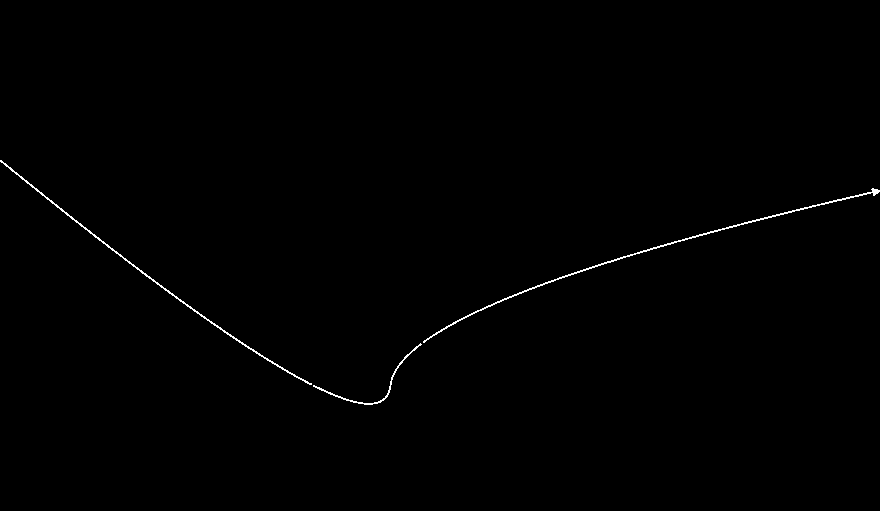
#> input picture exp_others/mask0.png, 880 x 511 px
$ python curve_detection_by_skeletonizing.py
#> lines starting #> are read from the running program, lines starting #| are printed output that depends on the picture; after the words box and inside, x2 and y2 are one past the last pixel; in counts of white or black regions, pixels touching at a corner belong together; long printed decimals are rounded
import cv2
import numpy as np


def extract_contours_and_write_coords_to_file(image: cv2.typing.MatLike, filename):
    # Convert the image to grayscale
#> called with filename = 'mask0_coords.txt'
    bgr = cv2.cvtColor(image, cv2.COLOR_RGB2BGR)
#> bgr is the input picture: shape (511, 880, 3); 0.43% white in thin lines or dots, all inside (x1, y1, x2, y2) = (0, 160, 880, 405)
    gray = cv2.cvtColor(bgr, cv2.COLOR_BGR2GRAY)

    # Ensure the image is binary
    _, binary_image = cv2.threshold(gray, 0, 255, cv2.THRESH_BINARY)

    # Find contours in the skeletonized image
    contours, _ = cv2.findContours(binary_image, cv2.RETR_TREE, cv2.CHAIN_APPROX_NONE)
#> contours = 3 contours; box (x1, y1, x2, y2) and area: (423, 188, 880, 343) 468, (0, 160, 312, 385) 404, (313, 343, 422, 405) 137
    paths = []
    for contour in contours:
        # Select the longest contour assuming it represents the main line
        # longest_contour = max(contours, key=cv2.contourArea)

        # Reshape the contour to a list of (x, y) points
        contour_points = contour.reshape(-1, 2)

        # If the contour is a loop, break the loop to form a line-like structure
        # We assume the endpoints are the points with maximum distance from each other
        distances = np.linalg.norm(contour_points - contour_points[:, None], axis=2)
        start_idx, end_idx = np.unravel_index(distances.argmax(), distances.shape)
        if start_idx > end_idx:
            contour_points = contour_points[start_idx:end_idx:-1]
        else:
            contour_points = contour_points[start_idx : end_idx + 1]

        paths.append(contour_points)
#> this loop made 3 passes
#> (start_idx, end_idx) on passes 1 to 3: (129, 257), (453, 912), (0, 312)
#> pass 1, in extract_contours_and_write_coords_to_file, `distances = np.linalg.norm(contour_points - contour_points[:, None], a..`:
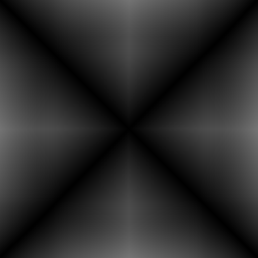
#> distances: shape (258, 258) float64; min 0, max 115.9, mean 41.7
#> pass 2, in extract_contours_and_write_coords_to_file, `distances = np.linalg.norm(contour_points - contour_points[:, None], a..`:
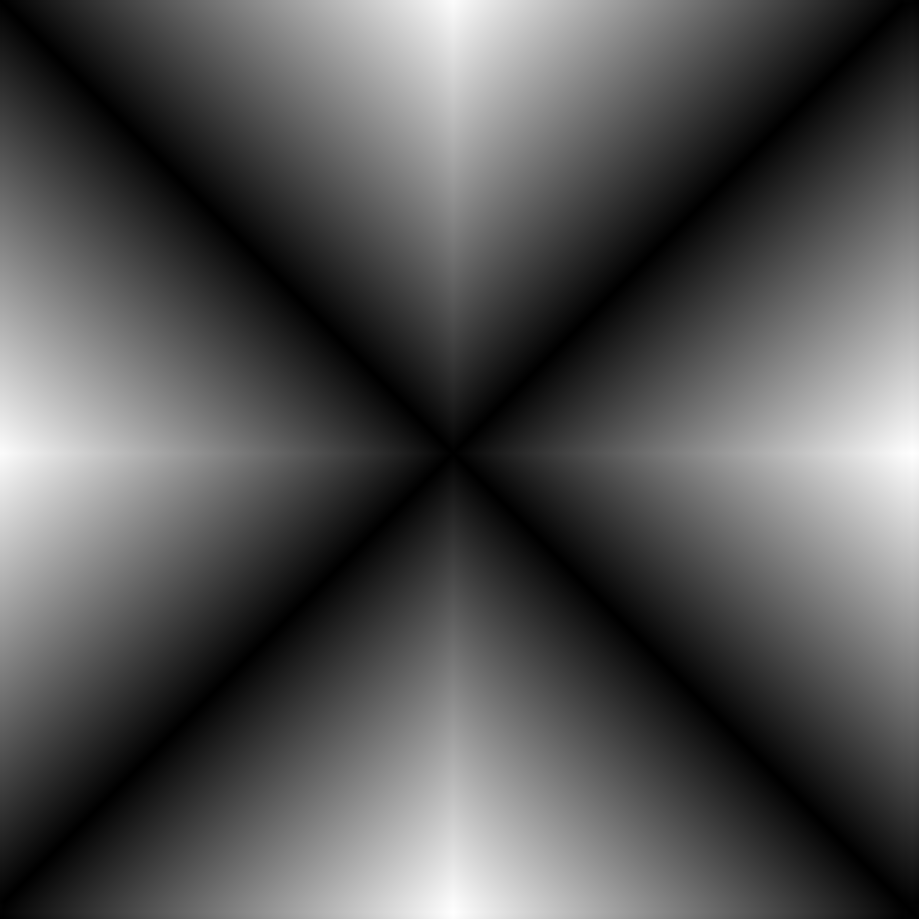
#> distances: shape (919, 919) float64; min 0, max 480.7, mean 160.5; drawn with min black and max white
#> after the loop, paths = 3 items

    def get_distance(path1, path2):
        return np.linalg.norm(path1 - path2)

    # # Sort the paths based on the distance between the end of one path and the start of the next
    # do this for all paths, they can be in any order
    print("total paths", len(paths))
#| total paths 3
    final_path = paths[0]
#> final_path = 129 pairs, first value 313 to 421, second value 344 to 404
    paths.pop(0)
    threshold = 10
    while len(paths) > 0:
        for i, path in enumerate(paths):
            start_to_end = get_distance(final_path[0], path[-1])
            end_to_start = get_distance(final_path[-1], path[0])
            start_to_start = get_distance(final_path[0], path[0])
            end_to_end = get_distance(final_path[-1], path[-1])
            print("merging contour", i)
            if start_to_end < threshold:
                print("start to end", start_to_end)
                final_path = np.concatenate((path, final_path))
                paths.pop(i)
                break
            elif end_to_start < threshold:
                print("end to start", end_to_start)
                final_path = np.concatenate((final_path, path))
                paths.pop(i)
                break
            elif start_to_start < threshold:
                print("start to start", start_to_start)
                final_path = np.concatenate((path[::-1], final_path))
                paths.pop(i)
                break
            elif end_to_end < threshold:
                print("end to end", end_to_end)
                final_path = np.concatenate((final_path, path[::-1]))
                paths.pop(i)
                break
            else:
                print("No match found")
#> this loop made 2 passes
#| merging contour 0
#| end to start 2.828
#| merging contour 0
#| start to end 2.828
#> after the loop, final_path = 902 pairs, first value 0 to 879, second value 160 to 404; paths = []

    # Print the ordered coordinates
    f = open(filename, "w")
    for i, point in enumerate(final_path):
        # print("iter", i)
        x, y = point
        f.write(f"[{x}, {y}]\n")
#> this loop made 902 passes
#> (x, y) on passes 1 to 3: (0, 160), (0, 161), (1, 162)
    f.close()


# [8 lines of commented-out code are left out]

extract_contours_and_write_coords_to_file(cv2.imread("mask0.png"), "mask0_coords.txt")
